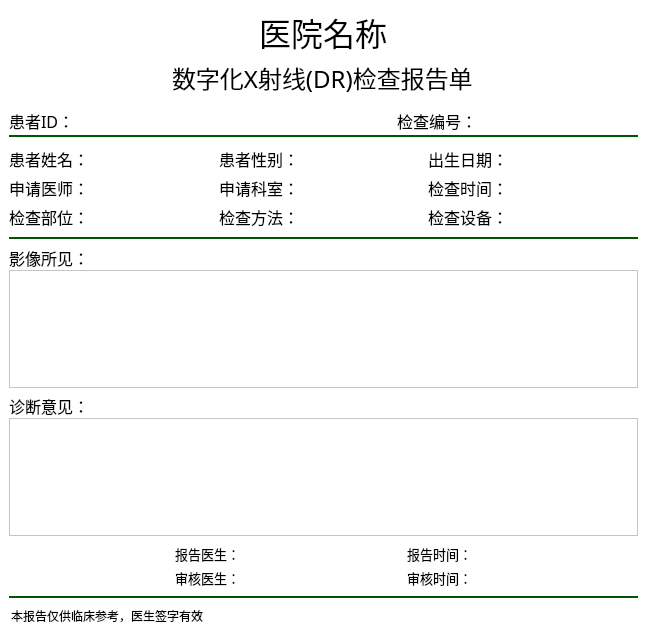
<?xml version="1.0" encoding="UTF-8"?>
<ui version="4.0">
 <class>ReportWidget</class>
 <widget class="QWidget" name="ReportWidget">
  <property name="geometry">
   <rect>
    <x>0</x>
    <y>0</y>
    <width>647</width>
    <height>637</height>
   </rect>
  </property>
  <property name="palette">
   <palette>
    <active>
     <colorrole role="Base">
      <brush brushstyle="SolidPattern">
       <color alpha="255">
        <red>255</red>
        <green>255</green>
        <blue>255</blue>
       </color>
      </brush>
     </colorrole>
     <colorrole role="Window">
      <brush brushstyle="SolidPattern">
       <color alpha="255">
        <red>255</red>
        <green>255</green>
        <blue>255</blue>
       </color>
      </brush>
     </colorrole>
    </active>
    <inactive>
     <colorrole role="Base">
      <brush brushstyle="SolidPattern">
       <color alpha="255">
        <red>255</red>
        <green>255</green>
        <blue>255</blue>
       </color>
      </brush>
     </colorrole>
     <colorrole role="Window">
      <brush brushstyle="SolidPattern">
       <color alpha="255">
        <red>255</red>
        <green>255</green>
        <blue>255</blue>
       </color>
      </brush>
     </colorrole>
    </inactive>
    <disabled>
     <colorrole role="Base">
      <brush brushstyle="SolidPattern">
       <color alpha="255">
        <red>255</red>
        <green>255</green>
        <blue>255</blue>
       </color>
      </brush>
     </colorrole>
     <colorrole role="Window">
      <brush brushstyle="SolidPattern">
       <color alpha="255">
        <red>255</red>
        <green>255</green>
        <blue>255</blue>
       </color>
      </brush>
     </colorrole>
    </disabled>
   </palette>
  </property>
  <property name="windowTitle">
   <string>Form</string>
  </property>
  <layout class="QVBoxLayout" name="verticalLayout_24">
   <property name="spacing">
    <number>6</number>
   </property>
   <property name="leftMargin">
    <number>9</number>
   </property>
   <property name="topMargin">
    <number>9</number>
   </property>
   <property name="rightMargin">
    <number>9</number>
   </property>
   <property name="bottomMargin">
    <number>9</number>
   </property>
   <item>
    <layout class="QVBoxLayout" name="verticalLayout_20">
     <property name="spacing">
      <number>0</number>
     </property>
     <item>
      <widget class="QLineEdit" name="institutionEdit">
       <property name="sizePolicy">
        <sizepolicy hsizetype="Expanding" vsizetype="Fixed">
         <horstretch>0</horstretch>
         <verstretch>0</verstretch>
        </sizepolicy>
       </property>
       <property name="font">
        <font>
         <family>微软雅黑</family>
         <pointsize>24</pointsize>
        </font>
       </property>
       <property name="text">
        <string>医院名称</string>
       </property>
       <property name="frame">
        <bool>false</bool>
       </property>
       <property name="alignment">
        <set>Qt::AlignCenter</set>
       </property>
       <property name="readOnly">
        <bool>false</bool>
       </property>
      </widget>
     </item>
     <item>
      <widget class="QLineEdit" name="reportTitleEdit">
       <property name="font">
        <font>
         <family>微软雅黑</family>
         <pointsize>18</pointsize>
        </font>
       </property>
       <property name="text">
        <string>数字化X射线(DR)检查报告单</string>
       </property>
       <property name="frame">
        <bool>false</bool>
       </property>
       <property name="alignment">
        <set>Qt::AlignCenter</set>
       </property>
       <property name="readOnly">
        <bool>true</bool>
       </property>
      </widget>
     </item>
    </layout>
   </item>
   <item>
    <layout class="QVBoxLayout" name="verticalLayout_23">
     <property name="spacing">
      <number>0</number>
     </property>
     <item>
      <layout class="QHBoxLayout" name="horizontalLayout_7">
       <item>
        <widget class="QLabel" name="patientIdLabel">
         <property name="font">
          <font>
           <family>微软雅黑</family>
           <pointsize>12</pointsize>
          </font>
         </property>
         <property name="text">
          <string>患者ID：</string>
         </property>
         <property name="buddy">
          <cstring>patientIdEdit</cstring>
         </property>
        </widget>
       </item>
       <item>
        <widget class="QLineEdit" name="patientIdEdit">
         <property name="font">
          <font>
           <family>微软雅黑</family>
           <pointsize>12</pointsize>
          </font>
         </property>
         <property name="frame">
          <bool>false</bool>
         </property>
         <property name="readOnly">
          <bool>true</bool>
         </property>
        </widget>
       </item>
       <item>
        <spacer name="horizontalSpacer_15">
         <property name="orientation">
          <enum>Qt::Horizontal</enum>
         </property>
         <property name="sizeHint" stdset="0">
          <size>
           <width>40</width>
           <height>20</height>
          </size>
         </property>
        </spacer>
       </item>
       <item>
        <widget class="QLabel" name="accNumberLabel">
         <property name="font">
          <font>
           <family>微软雅黑</family>
           <pointsize>12</pointsize>
          </font>
         </property>
         <property name="text">
          <string>检查编号：</string>
         </property>
         <property name="buddy">
          <cstring>accNumberEdit</cstring>
         </property>
        </widget>
       </item>
       <item>
        <widget class="QLineEdit" name="accNumberEdit">
         <property name="font">
          <font>
           <family>微软雅黑</family>
           <pointsize>12</pointsize>
          </font>
         </property>
         <property name="frame">
          <bool>false</bool>
         </property>
         <property name="readOnly">
          <bool>true</bool>
         </property>
        </widget>
       </item>
      </layout>
     </item>
     <item>
      <widget class="Line" name="separateLine1">
       <property name="palette">
        <palette>
         <active>
          <colorrole role="WindowText">
           <brush brushstyle="SolidPattern">
            <color alpha="255">
             <red>0</red>
             <green>85</green>
             <blue>0</blue>
            </color>
           </brush>
          </colorrole>
         </active>
         <inactive>
          <colorrole role="WindowText">
           <brush brushstyle="SolidPattern">
            <color alpha="255">
             <red>0</red>
             <green>85</green>
             <blue>0</blue>
            </color>
           </brush>
          </colorrole>
         </inactive>
         <disabled>
          <colorrole role="WindowText">
           <brush brushstyle="SolidPattern">
            <color alpha="255">
             <red>120</red>
             <green>120</green>
             <blue>120</blue>
            </color>
           </brush>
          </colorrole>
         </disabled>
        </palette>
       </property>
       <property name="frameShadow">
        <enum>QFrame::Plain</enum>
       </property>
       <property name="lineWidth">
        <number>2</number>
       </property>
       <property name="midLineWidth">
        <number>0</number>
       </property>
       <property name="orientation">
        <enum>Qt::Horizontal</enum>
       </property>
      </widget>
     </item>
    </layout>
   </item>
   <item>
    <layout class="QGridLayout" name="gridLayout_10">
     <property name="spacing">
      <number>0</number>
     </property>
     <item row="0" column="5">
      <widget class="QLineEdit" name="patientBirthEdit">
       <property name="font">
        <font>
         <family>微软雅黑</family>
         <pointsize>12</pointsize>
        </font>
       </property>
       <property name="frame">
        <bool>false</bool>
       </property>
       <property name="readOnly">
        <bool>true</bool>
       </property>
      </widget>
     </item>
     <item row="1" column="2">
      <widget class="QLabel" name="reqDivisionLabel">
       <property name="font">
        <font>
         <family>微软雅黑</family>
         <pointsize>12</pointsize>
        </font>
       </property>
       <property name="text">
        <string>申请科室：</string>
       </property>
       <property name="buddy">
        <cstring>reqDivisionEdit</cstring>
       </property>
      </widget>
     </item>
     <item row="0" column="0">
      <widget class="QLabel" name="patientNameLabel">
       <property name="font">
        <font>
         <family>微软雅黑</family>
         <pointsize>12</pointsize>
        </font>
       </property>
       <property name="text">
        <string>患者姓名：</string>
       </property>
       <property name="buddy">
        <cstring>patientNameEdit</cstring>
       </property>
      </widget>
     </item>
     <item row="1" column="3">
      <widget class="QLineEdit" name="reqDivisionEdit">
       <property name="font">
        <font>
         <family>微软雅黑</family>
         <pointsize>12</pointsize>
        </font>
       </property>
       <property name="frame">
        <bool>false</bool>
       </property>
       <property name="readOnly">
        <bool>false</bool>
       </property>
      </widget>
     </item>
     <item row="1" column="1">
      <widget class="QLineEdit" name="reqPhysicianEdit">
       <property name="font">
        <font>
         <family>微软雅黑</family>
         <pointsize>12</pointsize>
        </font>
       </property>
       <property name="frame">
        <bool>false</bool>
       </property>
       <property name="readOnly">
        <bool>false</bool>
       </property>
      </widget>
     </item>
     <item row="2" column="3">
      <widget class="QLineEdit" name="examMethodEdit">
       <property name="font">
        <font>
         <family>微软雅黑</family>
         <pointsize>12</pointsize>
        </font>
       </property>
       <property name="frame">
        <bool>false</bool>
       </property>
       <property name="readOnly">
        <bool>false</bool>
       </property>
      </widget>
     </item>
     <item row="1" column="5">
      <widget class="QLineEdit" name="studyDateEdit">
       <property name="font">
        <font>
         <family>微软雅黑</family>
         <pointsize>12</pointsize>
        </font>
       </property>
       <property name="frame">
        <bool>false</bool>
       </property>
       <property name="readOnly">
        <bool>true</bool>
       </property>
      </widget>
     </item>
     <item row="0" column="2">
      <widget class="QLabel" name="patientSexLabel">
       <property name="font">
        <font>
         <family>微软雅黑</family>
         <pointsize>12</pointsize>
        </font>
       </property>
       <property name="text">
        <string>患者性别：</string>
       </property>
       <property name="buddy">
        <cstring>patientSexEdit</cstring>
       </property>
      </widget>
     </item>
     <item row="2" column="0">
      <widget class="QLabel" name="bodyPartLabel">
       <property name="font">
        <font>
         <family>微软雅黑</family>
         <pointsize>12</pointsize>
        </font>
       </property>
       <property name="text">
        <string>检查部位：</string>
       </property>
       <property name="buddy">
        <cstring>bodyPartEdit</cstring>
       </property>
      </widget>
     </item>
     <item row="2" column="5">
      <widget class="QLineEdit" name="stationNameEdit">
       <property name="font">
        <font>
         <family>微软雅黑</family>
         <pointsize>12</pointsize>
        </font>
       </property>
       <property name="frame">
        <bool>false</bool>
       </property>
       <property name="readOnly">
        <bool>true</bool>
       </property>
      </widget>
     </item>
     <item row="0" column="3">
      <widget class="QLineEdit" name="patientSexEdit">
       <property name="font">
        <font>
         <family>微软雅黑</family>
         <pointsize>12</pointsize>
        </font>
       </property>
       <property name="frame">
        <bool>false</bool>
       </property>
       <property name="readOnly">
        <bool>true</bool>
       </property>
      </widget>
     </item>
     <item row="2" column="4">
      <widget class="QLabel" name="stationNameLabel">
       <property name="font">
        <font>
         <family>微软雅黑</family>
         <pointsize>12</pointsize>
        </font>
       </property>
       <property name="text">
        <string>检查设备：</string>
       </property>
       <property name="buddy">
        <cstring>stationNameEdit</cstring>
       </property>
      </widget>
     </item>
     <item row="1" column="4">
      <widget class="QLabel" name="studyDateLabel">
       <property name="font">
        <font>
         <family>微软雅黑</family>
         <pointsize>12</pointsize>
        </font>
       </property>
       <property name="text">
        <string>检查时间：</string>
       </property>
       <property name="buddy">
        <cstring>studyDateEdit</cstring>
       </property>
      </widget>
     </item>
     <item row="0" column="4">
      <widget class="QLabel" name="patientBirthLabel">
       <property name="font">
        <font>
         <family>微软雅黑</family>
         <pointsize>12</pointsize>
        </font>
       </property>
       <property name="text">
        <string>出生日期：</string>
       </property>
       <property name="buddy">
        <cstring>patientBirthEdit</cstring>
       </property>
      </widget>
     </item>
     <item row="1" column="0">
      <widget class="QLabel" name="reqPhysicianLabel">
       <property name="font">
        <font>
         <family>微软雅黑</family>
         <pointsize>12</pointsize>
        </font>
       </property>
       <property name="text">
        <string>申请医师：</string>
       </property>
       <property name="buddy">
        <cstring>reqPhysicianEdit</cstring>
       </property>
      </widget>
     </item>
     <item row="0" column="1">
      <widget class="QLineEdit" name="patientNameEdit">
       <property name="font">
        <font>
         <family>微软雅黑</family>
         <pointsize>12</pointsize>
        </font>
       </property>
       <property name="frame">
        <bool>false</bool>
       </property>
       <property name="readOnly">
        <bool>true</bool>
       </property>
      </widget>
     </item>
     <item row="2" column="2">
      <widget class="QLabel" name="examMethodLabel">
       <property name="font">
        <font>
         <family>微软雅黑</family>
         <pointsize>12</pointsize>
        </font>
       </property>
       <property name="text">
        <string>检查方法：</string>
       </property>
       <property name="buddy">
        <cstring>examMethodEdit</cstring>
       </property>
      </widget>
     </item>
     <item row="2" column="1">
      <widget class="QLineEdit" name="bodyPartEdit">
       <property name="font">
        <font>
         <family>微软雅黑</family>
         <pointsize>12</pointsize>
        </font>
       </property>
       <property name="frame">
        <bool>false</bool>
       </property>
       <property name="readOnly">
        <bool>false</bool>
       </property>
      </widget>
     </item>
    </layout>
   </item>
   <item>
    <widget class="Line" name="separateLine2">
     <property name="palette">
      <palette>
       <active>
        <colorrole role="WindowText">
         <brush brushstyle="SolidPattern">
          <color alpha="255">
           <red>0</red>
           <green>85</green>
           <blue>0</blue>
          </color>
         </brush>
        </colorrole>
       </active>
       <inactive>
        <colorrole role="WindowText">
         <brush brushstyle="SolidPattern">
          <color alpha="255">
           <red>0</red>
           <green>85</green>
           <blue>0</blue>
          </color>
         </brush>
        </colorrole>
       </inactive>
       <disabled>
        <colorrole role="WindowText">
         <brush brushstyle="SolidPattern">
          <color alpha="255">
           <red>120</red>
           <green>120</green>
           <blue>120</blue>
          </color>
         </brush>
        </colorrole>
       </disabled>
      </palette>
     </property>
     <property name="frameShadow">
      <enum>QFrame::Plain</enum>
     </property>
     <property name="lineWidth">
      <number>2</number>
     </property>
     <property name="midLineWidth">
      <number>0</number>
     </property>
     <property name="orientation">
      <enum>Qt::Horizontal</enum>
     </property>
    </widget>
   </item>
   <item>
    <layout class="QHBoxLayout" name="imageHBoxLayout">
     <property name="spacing">
      <number>0</number>
     </property>
    </layout>
   </item>
   <item>
    <layout class="QVBoxLayout" name="verticalLayout_21">
     <property name="spacing">
      <number>0</number>
     </property>
     <item>
      <widget class="QLabel" name="findingsLabel">
       <property name="font">
        <font>
         <family>微软雅黑</family>
         <pointsize>12</pointsize>
        </font>
       </property>
       <property name="text">
        <string>影像所见：</string>
       </property>
       <property name="buddy">
        <cstring>findingsEdit</cstring>
       </property>
      </widget>
     </item>
     <item>
      <widget class="QTextEdit" name="findingsEdit">
       <property name="font">
        <font>
         <family>微软雅黑</family>
         <pointsize>12</pointsize>
        </font>
       </property>
       <property name="frameShape">
        <enum>QFrame::StyledPanel</enum>
       </property>
       <property name="frameShadow">
        <enum>QFrame::Sunken</enum>
       </property>
       <property name="lineWidth">
        <number>1</number>
       </property>
      </widget>
     </item>
    </layout>
   </item>
   <item>
    <layout class="QVBoxLayout" name="verticalLayout_22">
     <property name="spacing">
      <number>0</number>
     </property>
     <item>
      <widget class="QLabel" name="diagnoseLabel">
       <property name="font">
        <font>
         <family>微软雅黑</family>
         <pointsize>12</pointsize>
        </font>
       </property>
       <property name="text">
        <string>诊断意见：</string>
       </property>
       <property name="buddy">
        <cstring>diagnoseEdit</cstring>
       </property>
      </widget>
     </item>
     <item>
      <widget class="QTextEdit" name="diagnoseEdit">
       <property name="font">
        <font>
         <family>微软雅黑</family>
         <pointsize>12</pointsize>
        </font>
       </property>
       <property name="frameShape">
        <enum>QFrame::StyledPanel</enum>
       </property>
      </widget>
     </item>
    </layout>
   </item>
   <item>
    <layout class="QGridLayout" name="gridLayout_9">
     <property name="spacing">
      <number>0</number>
     </property>
     <item row="0" column="0">
      <spacer name="horizontalSpacer_13">
       <property name="orientation">
        <enum>Qt::Horizontal</enum>
       </property>
       <property name="sizeHint" stdset="0">
        <size>
         <width>40</width>
         <height>20</height>
        </size>
       </property>
      </spacer>
     </item>
     <item row="0" column="1">
      <widget class="QLabel" name="reportPhysicianLabel">
       <property name="font">
        <font>
         <family>微软雅黑</family>
         <pointsize>10</pointsize>
        </font>
       </property>
       <property name="text">
        <string>报告医生：</string>
       </property>
       <property name="buddy">
        <cstring>reportPhysicianEdit</cstring>
       </property>
      </widget>
     </item>
     <item row="0" column="2">
      <widget class="QLineEdit" name="reportPhysicianEdit">
       <property name="font">
        <font>
         <family>微软雅黑</family>
         <pointsize>10</pointsize>
        </font>
       </property>
       <property name="text">
        <string/>
       </property>
       <property name="frame">
        <bool>false</bool>
       </property>
       <property name="readOnly">
        <bool>true</bool>
       </property>
      </widget>
     </item>
     <item row="0" column="3">
      <widget class="QLabel" name="reportTimeLabel">
       <property name="font">
        <font>
         <family>微软雅黑</family>
         <pointsize>10</pointsize>
        </font>
       </property>
       <property name="text">
        <string>报告时间：</string>
       </property>
       <property name="buddy">
        <cstring>reportTimeEdit</cstring>
       </property>
      </widget>
     </item>
     <item row="0" column="4">
      <widget class="QLineEdit" name="reportTimeEdit">
       <property name="font">
        <font>
         <family>微软雅黑</family>
         <pointsize>10</pointsize>
        </font>
       </property>
       <property name="text">
        <string/>
       </property>
       <property name="frame">
        <bool>false</bool>
       </property>
       <property name="readOnly">
        <bool>true</bool>
       </property>
      </widget>
     </item>
     <item row="1" column="0">
      <spacer name="horizontalSpacer_14">
       <property name="orientation">
        <enum>Qt::Horizontal</enum>
       </property>
       <property name="sizeHint" stdset="0">
        <size>
         <width>40</width>
         <height>20</height>
        </size>
       </property>
      </spacer>
     </item>
     <item row="1" column="1">
      <widget class="QLabel" name="verifyPhysicianLabel">
       <property name="font">
        <font>
         <family>微软雅黑</family>
         <pointsize>10</pointsize>
        </font>
       </property>
       <property name="text">
        <string>审核医生：</string>
       </property>
       <property name="buddy">
        <cstring>verifyPhysicianEdit</cstring>
       </property>
      </widget>
     </item>
     <item row="1" column="2">
      <widget class="QLineEdit" name="verifyPhysicianEdit">
       <property name="font">
        <font>
         <family>微软雅黑</family>
         <pointsize>10</pointsize>
        </font>
       </property>
       <property name="text">
        <string/>
       </property>
       <property name="frame">
        <bool>false</bool>
       </property>
       <property name="readOnly">
        <bool>true</bool>
       </property>
      </widget>
     </item>
     <item row="1" column="3">
      <widget class="QLabel" name="verifyTimeLabel">
       <property name="font">
        <font>
         <family>微软雅黑</family>
         <pointsize>10</pointsize>
        </font>
       </property>
       <property name="text">
        <string>审核时间：</string>
       </property>
       <property name="buddy">
        <cstring>verifyTimeEdit</cstring>
       </property>
      </widget>
     </item>
     <item row="1" column="4">
      <widget class="QLineEdit" name="verifyTimeEdit">
       <property name="font">
        <font>
         <family>微软雅黑</family>
         <pointsize>10</pointsize>
        </font>
       </property>
       <property name="text">
        <string/>
       </property>
       <property name="frame">
        <bool>false</bool>
       </property>
       <property name="readOnly">
        <bool>true</bool>
       </property>
      </widget>
     </item>
    </layout>
   </item>
   <item>
    <widget class="Line" name="separateLine3">
     <property name="palette">
      <palette>
       <active>
        <colorrole role="WindowText">
         <brush brushstyle="SolidPattern">
          <color alpha="255">
           <red>0</red>
           <green>85</green>
           <blue>0</blue>
          </color>
         </brush>
        </colorrole>
       </active>
       <inactive>
        <colorrole role="WindowText">
         <brush brushstyle="SolidPattern">
          <color alpha="255">
           <red>0</red>
           <green>85</green>
           <blue>0</blue>
          </color>
         </brush>
        </colorrole>
       </inactive>
       <disabled>
        <colorrole role="WindowText">
         <brush brushstyle="SolidPattern">
          <color alpha="255">
           <red>120</red>
           <green>120</green>
           <blue>120</blue>
          </color>
         </brush>
        </colorrole>
       </disabled>
      </palette>
     </property>
     <property name="frameShadow">
      <enum>QFrame::Plain</enum>
     </property>
     <property name="lineWidth">
      <number>2</number>
     </property>
     <property name="midLineWidth">
      <number>0</number>
     </property>
     <property name="orientation">
      <enum>Qt::Horizontal</enum>
     </property>
    </widget>
   </item>
   <item>
    <widget class="QLineEdit" name="footNoteEdit">
     <property name="font">
      <font>
       <family>微软雅黑</family>
       <pointsize>9</pointsize>
      </font>
     </property>
     <property name="text">
      <string>本报告仅供临床参考，医生签字有效</string>
     </property>
     <property name="frame">
      <bool>false</bool>
     </property>
    </widget>
   </item>
  </layout>
  <zorder></zorder>
  <zorder></zorder>
  <zorder>separateLine2</zorder>
  <zorder>separateLine3</zorder>
  <zorder>footNoteEdit</zorder>
  <zorder></zorder>
 </widget>
 <resources/>
 <connections/>
</ui>
